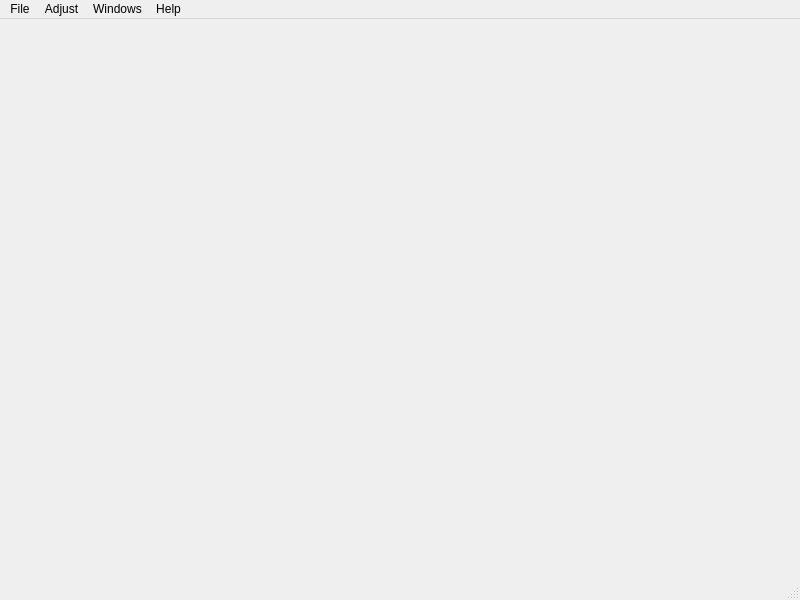
<?xml version="1.0" encoding="UTF-8"?>
<ui version="4.0">
 <class>MainWindowWidget</class>
 <widget class="QMainWindow" name="MainWindowWidget">
  <property name="geometry">
   <rect>
    <x>0</x>
    <y>0</y>
    <width>800</width>
    <height>600</height>
   </rect>
  </property>
  <property name="windowTitle">
   <string>MainWindow</string>
  </property>
  <widget class="QWidget" name="centralwidget"/>
  <widget class="QMenuBar" name="menubar">
   <property name="geometry">
    <rect>
     <x>0</x>
     <y>0</y>
     <width>800</width>
     <height>21</height>
    </rect>
   </property>
   <widget class="QMenu" name="menuTest">
    <property name="title">
     <string>File</string>
    </property>
    <addaction name="m_openAction"/>
    <addaction name="m_writeAction"/>
    <addaction name="separator"/>
    <addaction name="m_loadEvents"/>
    <addaction name="m_saveEvents"/>
    <addaction name="separator"/>
    <addaction name="m_quitAction"/>
   </widget>
   <widget class="QMenu" name="menuAdjust">
    <property name="title">
     <string>Adjust</string>
    </property>
    <addaction name="m_filterAction"/>
   </widget>
   <widget class="QMenu" name="menuWindows">
    <property name="title">
     <string>Windows</string>
    </property>
    <addaction name="m_dataAction"/>
    <addaction name="m_eventAction"/>
    <addaction name="m_logAction"/>
   </widget>
   <widget class="QMenu" name="menuHelp">
    <property name="title">
     <string>Help</string>
    </property>
    <addaction name="m_aboutAction"/>
   </widget>
   <addaction name="menuTest"/>
   <addaction name="menuAdjust"/>
   <addaction name="menuWindows"/>
   <addaction name="menuHelp"/>
  </widget>
  <widget class="QStatusBar" name="statusbar"/>
  <action name="m_openAction">
   <property name="text">
    <string>Open...</string>
   </property>
  </action>
  <action name="m_writeAction">
   <property name="text">
    <string>Save...</string>
   </property>
  </action>
  <action name="m_loadEvents">
   <property name="text">
    <string>Load Events (fif)...</string>
   </property>
  </action>
  <action name="m_saveEvents">
   <property name="text">
    <string>Save Events (fif)...</string>
   </property>
  </action>
  <action name="m_quitAction">
   <property name="text">
    <string>Quit</string>
   </property>
  </action>
  <action name="m_filterAction">
   <property name="text">
    <string>Filter...</string>
   </property>
  </action>
  <action name="m_dataAction">
   <property name="text">
    <string>Show data plot...</string>
   </property>
  </action>
  <action name="m_eventAction">
   <property name="text">
    <string>Show event list...</string>
   </property>
  </action>
  <action name="m_logAction">
   <property name="text">
    <string>Show log...</string>
   </property>
  </action>
  <action name="m_aboutAction">
   <property name="text">
    <string>About...</string>
   </property>
  </action>
 </widget>
 <resources/>
 <connections/>
 <slots>
  <slot>openFile()</slot>
  <slot>writeFile()</slot>
  <slot>loadEvents()</slot>
  <slot>saveEvents()</slot>
  <slot>quit()</slot>
  <slot>showFilterWindow()</slot>
  <slot>showEventWindow()</slot>
  <slot>showDataWindow()</slot>
  <slot>showLogWindow()</slot>
  <slot>about()</slot>
 </slots>
</ui>
